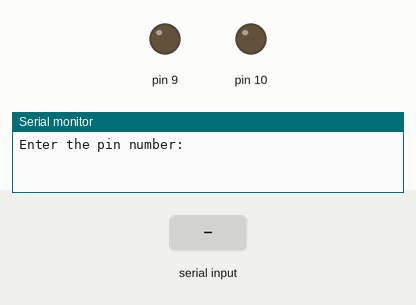
The sketch below on a simulated Arduino Uno, built with avr-gcc and run on an emulated ATmega328P. Parts: output pins drawn as LEDs (lit = HIGH), the last lines printed to the serial monitor. The test bench sets the inputs (shaded band).

Above: at 1.2 s.
1.3 s: "9\n" received over Serial
At 1.6 s:
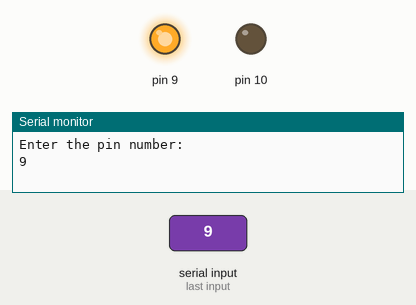
Timing chart, 0 to 7.8 s (numbered marks = the images above; inputs shaded):
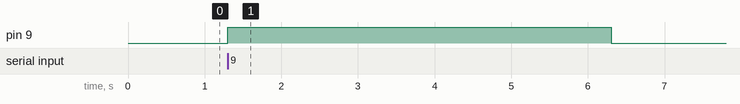

The sketch:

start.ino
```cpp
void setup() {
  // put your setup code here, to run once:
 pinMode(9, OUTPUT);
 pinMode(10, OUTPUT);

   Serial.begin(9600);
     Serial.println("Enter the pin number: ");

}

int pumpGroup = 0;

void loop() {
  // digitalWrite(10,HIGH);
  // delay(5000);
  // digitalWrite(10, LOW);
  // delay(1000);

  // digitalWrite(9, HIGH);
  // delay(5000);
  // digitalWrite(9, LOW);
  // delay(1000);

  if (Serial.available() > 0) {
    pumpGroup = Serial.parseInt();
    Serial.println(pumpGroup);

    if (pumpGroup == 9) {
      digitalWrite(9, HIGH);
      delay(5000);
      digitalWrite(9, LOW);
      delay(1000);
    } else if (pumpGroup == 10) {
      digitalWrite(10,HIGH);
      delay(5000);
      digitalWrite(10, LOW);
      delay(1000);
    }
  }

}


/* ============== PSEUDO CODE ============= */
/*
 if mood is happy:
    run groups [red / blue]
 if mood is sad:
    run groups [ green ]
 if mood is angry:
    run groups [red / blue / green]
 if mood is neutral:
    run groups [  ]
*/

// GROUPS DESC
/* red - 2 motors
   blue - 2 motors
   green - 1 motor
*/
```

Measured:
- after the input at 1.3 s, pin 9: LOW → HIGH at once, → LOW 5.0 s later
